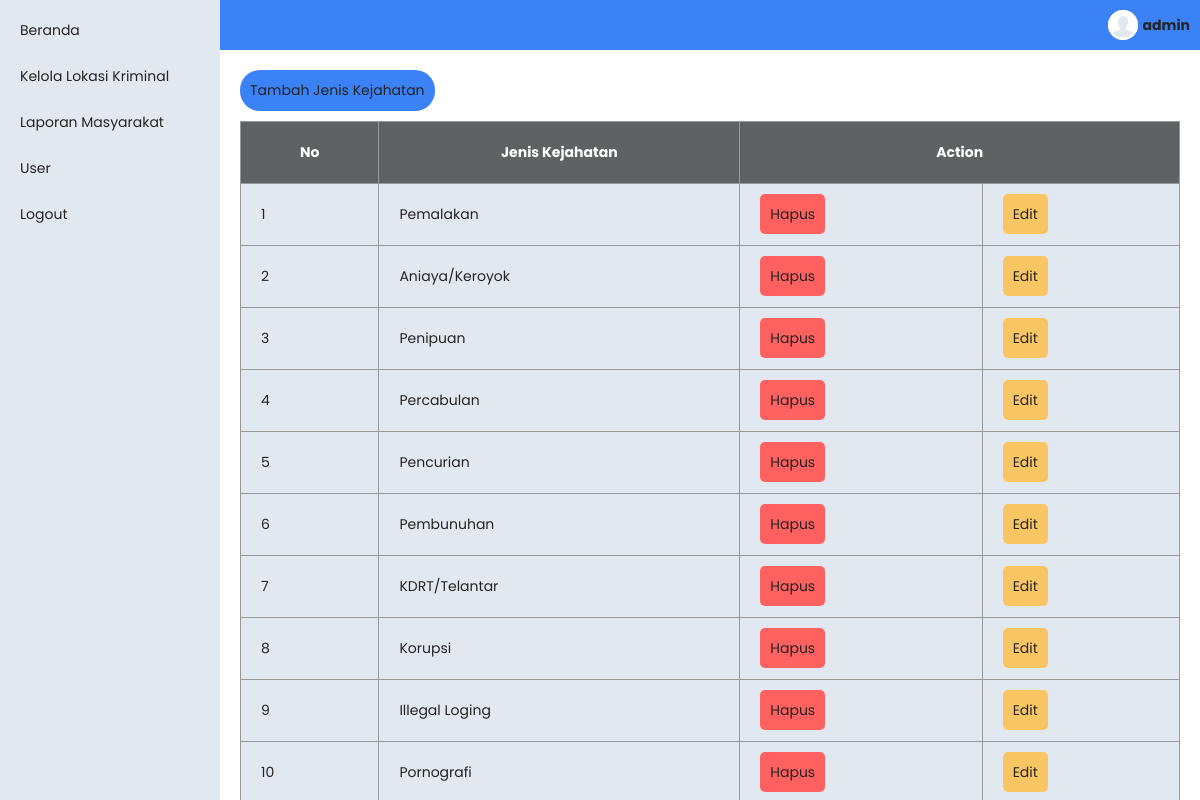
The page /kelola-jenis-kejahatan.php (signed in) on the database its author committed.
### tables this page shows
CREATE TABLE `user` (
  `id` int(11) NOT NULL,
  `username` varchar(100) NOT NULL,
  `password` varchar(100) NOT NULL DEFAULT ''
);

CREATE TABLE `jenis_kejahatan` (
  `id` int(11) NOT NULL,
  `nama` varchar(100) NOT NULL
);

### views/kelola-jenis-kejahatan-view.php (the view, shortened to what this page needs)
<?php
  $conn = OpenCon();
  $query = "SELECT * FROM jenis_kejahatan";
  $result = $conn->query($query);
  $data =$result->fetch_all();
?>
<div>
<div class='link-wraper'>
    <a style='padding: 10px; background-color: var(--primary)' href="form-jenis-kejahatan.php">Tambah Jenis Kejahatan</a>
  </div>
  <table>
    <tr>
      <th>No</th>
      <th>Jenis Kejahatan</th>
      <th colspan='2'>Action</th>
    </tr>
    <?php if(mysqli_num_rows($result) < 1):?>
      <tr>
        <td colspan='8'>
          <h1 style='text-align: center;'>Tidak ada data</h1>
        </td>
      </tr>
    <?php else: ?>
    <?php foreach($data as $key=>$row): ?>
      <tr>
        <td><?= $key + 1 ?></td>
        <td><?= $row[1]?></td>
        <td>
          <a class='button delete' href='hapus-jenis-kejahatan.php?id=<?= $row[0]?>'>Hapus</a>
        </td>
        <td>
          <a class='button edit' href="edit-jenis-kejahatan.php?id=<?= $row[0]?>">Edit</a>
        </td>
      </tr>
    <?php endforeach; ?>
    <?php endif; ?>
  </table>
</div>

### header.php (shortened to what this page needs)
<div class='header'>
  <?php if(isset($_SESSION['user-id'])):?>
    <a href='user.php' class='avatar-container'>
      <div class='avatar'>
        <img src="./img/iconmonstr-user-19-240.png" alt="" style='width:100%'>
      </div>
      <span><?= $user['username']?></span>
    </a>
  <?php else:?>
    <a class='login-button' href="login.php">Login</a>
  <?php endif ?>
</div>

### style.css (style rules this page uses)
:root { --primary:#3b82f6; --secondary:#e2e8f0; --border: rgb(153, 153, 153) }
* { margin: 0; padding: 0; font-family: 'Poppins'; color: rgb(36, 36, 36); font-size: 14px; }
html, body { box-sizing: border-box; height: 100%; }
a { text-decoration: none; color: inherit; }
.header { height: 30px; background-color: var(--primary); display: flex; justify-content: space-between; align-items: center; padding: 10px; flex-direction: row-reverse; }
table { width: 100%; border-collapse: collapse; border: 1px solid var(--border); background-color: var(--secondary); backdrop-filter: blur(4px); }
td, tr, th { border: 1px solid var(--border); padding: 20px; }
th { background-color: rgba(0, 0, 0, 0.575); color: white; }
.link-wraper { display: flex; gap: 10px; margin-bottom: 10px; }
.link-wraper > a { padding: 10px; text-align: center; border-radius: 20px; background-color: grey; }
.button { padding: 10px; border-radius: 5px; text-align: center; }
.delete { background-color: rgb(255, 96, 96); }
.edit { background-color: rgb(250, 197, 99); }
.avatar-container { display: flex; gap: 5px; justify-content: center; align-items: center; }
.avatar-container { font-weight: bold; }
.avatar { border-radius: 900px; width: 30px; height: 30px; background-color: var(--secondary); }
@media only screen and (min-width: 600px) { .header { flex-direction: row; } }

### rows shown on the page
user: username "admin"
jenis_kejahatan: nama "Pemalakan"
jenis_kejahatan: nama "Aniaya/Keroyok"
jenis_kejahatan: nama "Penipuan"
jenis_kejahatan: nama "Percabulan"
jenis_kejahatan: nama "Pencurian"
jenis_kejahatan: nama "Pembunuhan"
jenis_kejahatan: nama "KDRT/Telantar"
jenis_kejahatan: nama "Korupsi"
jenis_kejahatan: nama "Illegal Loging"
jenis_kejahatan: nama "Pornografi"
